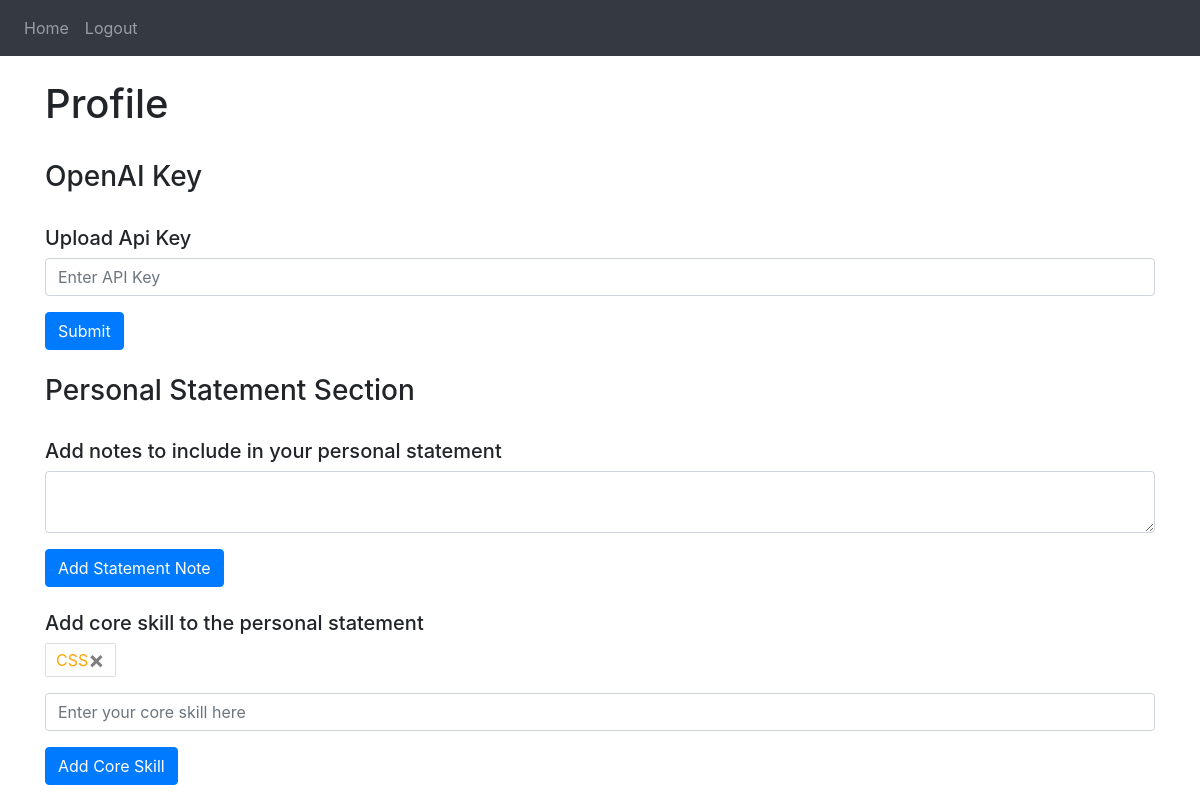
Page / (signed in) on the earlier database version.
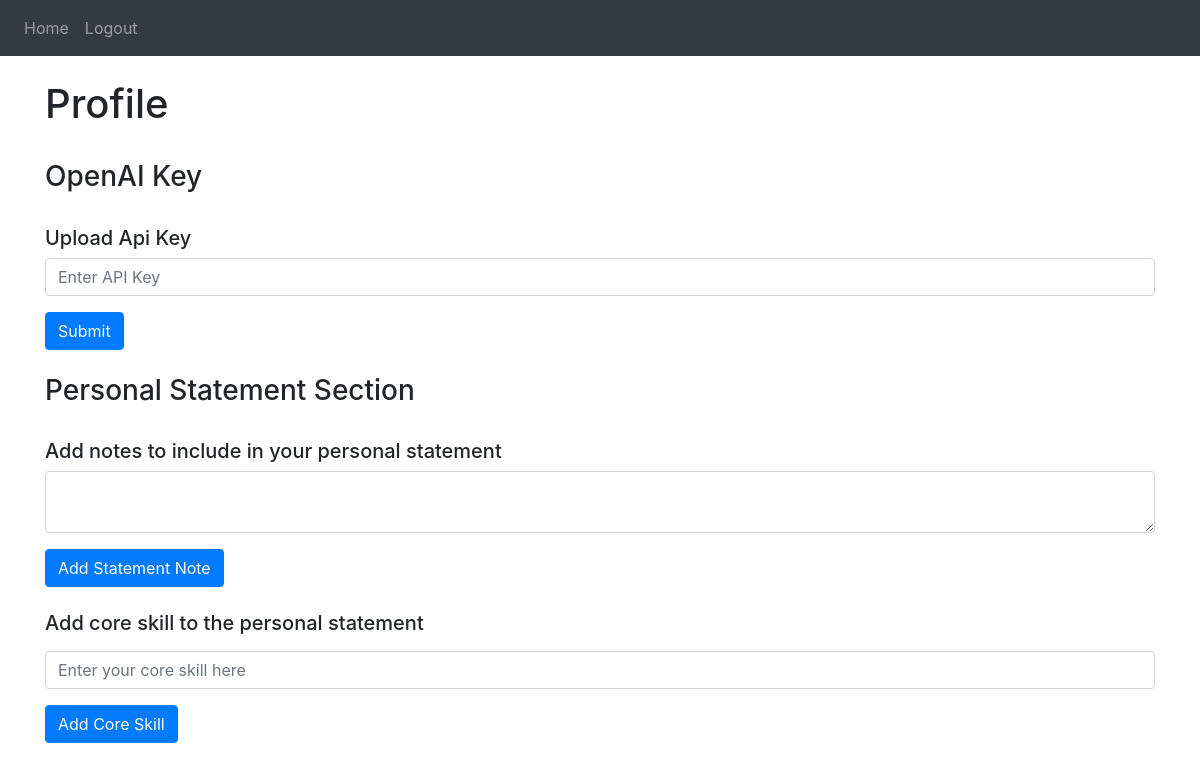
Same page on the later database version.
### website/models.py (models this page shows)
class Skill(db.Model):
    id = db.Column(db.Integer, primary_key=True)
    data = db.Column(db.String(150))
    date = db.Column(db.DateTime(timezone=True), default=func.now())
    user_id = db.Column(db.Integer, db.ForeignKey('user.id'))

### website/views.py (the view, shortened to what this page needs)
@views.route('/', methods=['GET', 'POST'])
@login_required
def home():
    return render_template("home.html", user=current_user)

### website/__init__.py (called while the page is built)
def create_app():
    app = Flask(__name__)
    app.config['SECRET_KEY'] = 'hjshjhdjah kjshkjdhjs'
    app.config['SQLALCHEMY_DATABASE_URI'] = f'sqlite:///{DB_NAME}'
    db.init_app(app)
    from .views import views
    from .auth import auth
    app.register_blueprint(views, url_prefix='/')
    app.register_blueprint(auth, url_prefix='/')
    from .models import User, Note, Skill
    with app.app_context():
        db.create_all()
    login_manager = LoginManager()
    login_manager.login_view = 'auth.login'
    login_manager.init_app(app)
    @login_manager.user_loader
    def load_user(id):
        return User.query.get(int(id))
    return app

### website/templates/home.html (shortened to what this page needs)
{% extends "base.html" %} {% block title %}Home{% endblock %} {% block content
    %}
    <br />
    <h1 align="left">Profile</h1>
    <br />
    <h3 align="left">OpenAI Key</h3>
    <br />
    <form method="POST">
      <h5 align="left">Upload Api Key</h5>
      <div class="form-group">
        <input type="password" class="form-control" id="api_key" name="api_key" placeholder="Enter API Key"/>
      </div>
      <button type="submit" class="btn btn-primary">Submit</button>
    </form>
    <br />
    <h3 align="left">Personal Statement Section</h3>
    <br />
    <h5 align="left">Add notes to include in your personal statement</h5>
    <form method="POST">
      <div class="form-group">
        <textarea name="note" id="note" class="form-control"></textarea>
      </div>
      <button type="submit" class="btn btn-primary">Add Statement Note</button>
    </form>
    <br />
    <h5 align="left">Add core skill to the personal statement</h5>
    <div class="form-group">
      <ul class="list-group list-skill-flush" id="skills">
        {% for skill in user.skills %}
        <li class="list-group-item skill-tag">
          {{ skill.data }}
          <button type="button" class="close" onClick="deleteSkill({{ skill.id }})">
            <span aria-hidden="true">&times;</span>
          </button>
        </li>
        {% endfor %}
      </ul>
    </div>
    <form method="POST">
      <div class="form-group">
        <input type="text" name="skill" id="skill" class="form-control" placeholder="Enter your core skill here" data-role="tagsinput">
      </div>
      <div align="left">
          <button type="submit" class="btn btn-primary">Add Core Skill</button>
      </div>
    </form>
    {% endblock %}

### website/templates/base.html (shortened to what this page needs)
<!DOCTYPE html>
<html>
  <head>
    <link
      rel="stylesheet"
      href="https://stackpath.bootstrapcdn.com/bootstrap/4.4.1/css/bootstrap.min.css"
    />
    <link
      rel="stylesheet"
      href="https://stackpath.bootstrapcdn.com/font-awesome/4.7.0/css/font-awesome.min.css"
    />
    <link
      rel="stylesheet"
      href="https://cdn.jsdelivr.net/bootstrap.tagsinput/0.8.0/bootstrap-tagsinput.css"
    />
  </head>
  <body>
    <nav class="navbar navbar-expand-lg navbar-dark bg-dark">
      <div class="collapse navbar-collapse" id="navbar">
        <div class="navbar-nav">
          {% if user.is_authenticated %}
          <a class="nav-item nav-link" id="home" href="/">Home</a>
          <a class="nav-item nav-link" id="logout" href="/logout">Logout</a>
          {% else %}
          <a class="nav-item nav-link" id="login" href="/login">Login</a>
          <a class="nav-item nav-link" id="signUp" href="/sign-up">Sign Up</a>
          {% endif %}
        </div>
      </div>
    </nav>
    <div class="container">{% block content %} {% endblock %}</div>
  </body>
</html>

Differences in the rows shown:
removed Skill: data "CSS"
